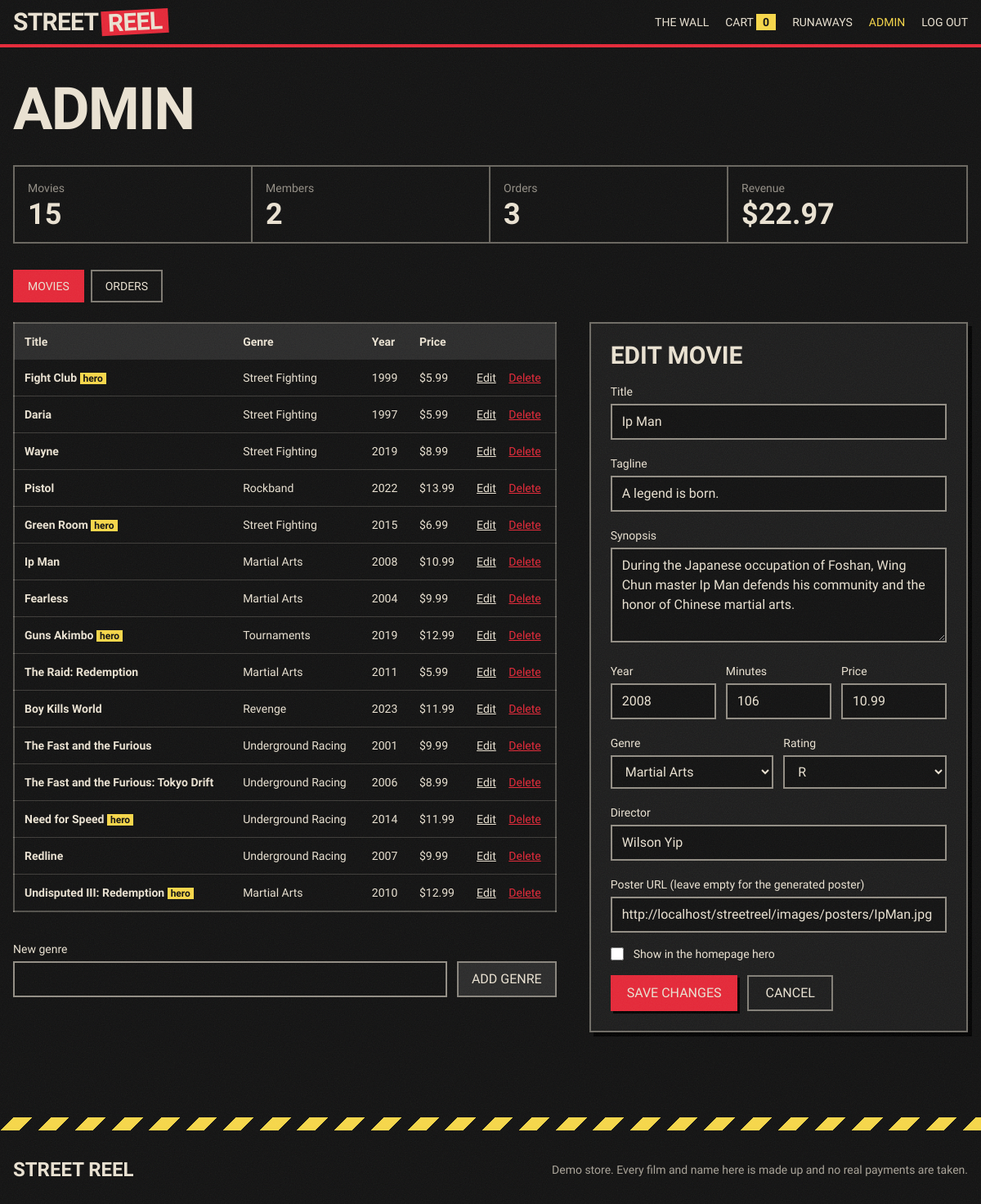
Page /admin.php?edit=10 (signed in) on the committed database.
### tables this page shows
CREATE TABLE `users` (
  `id` int(10) UNSIGNED NOT NULL,
  `name` varchar(60) NOT NULL,
  `email` varchar(190) NOT NULL,
  `password_hash` varchar(255) NOT NULL,
  `role` enum('user','admin') NOT NULL DEFAULT 'user',
  `created_at` timestamp NOT NULL DEFAULT current_timestamp()
);

CREATE TABLE `movies` (
  `id` int(10) UNSIGNED NOT NULL,
  `title` varchar(120) NOT NULL,
  `tagline` varchar(160) NOT NULL DEFAULT '',
  `synopsis` text NOT NULL,
  `release_year` smallint(5) UNSIGNED NOT NULL,
  `runtime_min` smallint(5) UNSIGNED NOT NULL,
  `rating` varchar(8) NOT NULL DEFAULT 'R',
  `director` varchar(80) NOT NULL,
  `price` decimal(8,2) NOT NULL,
  `genre_id` int(10) UNSIGNED DEFAULT NULL,
  `poster_url` varchar(255) DEFAULT NULL,
  `featured` tinyint(1) NOT NULL DEFAULT 0,
  `created_at` timestamp NOT NULL DEFAULT current_timestamp()
);

CREATE TABLE `genres` (
  `id` int(10) UNSIGNED NOT NULL,
  `name` varchar(60) NOT NULL,
  `slug` varchar(80) NOT NULL
);

### includes/bootstrap.php (called while the page is built, shortened)
<?php
require_once __DIR__ . '/db.php';
function e($v): string { return htmlspecialchars((string)$v, ENT_QUOTES | ENT_SUBSTITUTE, 'UTF-8'); }
function money($n): string { return CURRENCY . number_format((float)$n, 2); }
function current_user(): ?array {
    static $user = false;
    if ($user !== false) return $user;
    $user = null;
    if (!empty($_SESSION['uid'])) {
        $st = db()->prepare('SELECT id, name, email, role FROM users WHERE id = ?');
        $st->execute([$_SESSION['uid']]);
        $user = $st->fetch() ?: null;
    }
    return $user;
}
function require_login(): array {
    $u = current_user();
    return $u;
}
function require_admin(): array {
    $u = require_login();
    return $u;
}
function cart_count(?int $uid): int {
    $st = db()->prepare('SELECT COUNT(*) FROM cart_items WHERE user_id = ?');
    $st->execute([$uid]);
    return (int)$st->fetchColumn();
}

### includes/db.php (called while the page is built, shortened)
<?php
function db(): PDO {
    static $pdo = null;
    if ($pdo) return $pdo;
    try {
        $pdo = new PDO(
            'mysql:host=' . DB_HOST . ';dbname=' . DB_NAME . ';charset=utf8mb4',
            DB_USER, DB_PASS,
            [
                PDO::ATTR_ERRMODE            => PDO::ERRMODE_EXCEPTION,
                PDO::ATTR_DEFAULT_FETCH_MODE => PDO::FETCH_ASSOC,
                PDO::ATTR_EMULATE_PREPARES   => false,
            ]
        );
    } catch (PDOException $e) {
        http_response_code(500);
        $msg = 'Database unreachable. Start MySQL in XAMPP, check includes/config.php, then run install.php.';
        if (str_contains($_SERVER['SCRIPT_NAME'] ?? '', '/api/')) {
            header('Content-Type: application/json');
            echo json_encode(['error' => $msg]);
        } else {
            header('Content-Type: text/plain; charset=utf-8');
            echo $msg;
        }
        exit;
    }
    return $pdo;
}

### admin.php (the view, shortened to what this page needs)
<?php
require __DIR__ . '/includes/layout.php';
$admin = require_admin();
$pdo = db();
$ratings = ['G', 'PG', 'PG-13', 'R', 'NC-17', 'NR'];
$tab = ($_GET['tab'] ?? 'movies') === 'orders' ? 'orders' : 'movies';
$genres = $pdo->query('SELECT id, name FROM genres ORDER BY name')->fetchAll();
if (!isset($editing)) {
    $editing = ['id' => 0, 'title' => '', 'tagline' => '', 'synopsis' => '', 'release_year' => date('Y'), 'runtime_min' => 100,
                'rating' => 'R', 'director' => '', 'price' => '9.99', 'genre_id' => 0, 'poster_url' => '', 'featured' => 0];
    if (!empty($_GET['edit'])) {
        $st = $pdo->prepare('SELECT * FROM movies WHERE id = ?'); $st->execute([(int)$_GET['edit']]);
        if ($row = $st->fetch()) $editing = $row + ['poster_url' => ''];
        $editing['poster_url'] = $editing['poster_url'] ?? '';
    }
}
$movies = $pdo->query('SELECT m.id, m.title, m.release_year, m.price, m.featured, g.name AS genre FROM movies m LEFT JOIN genres g ON g.id = m.genre_id ORDER BY m.id DESC')->fetchAll();
$stats = [
    'Movies'  => (int)$pdo->query('SELECT COUNT(*) FROM movies')->fetchColumn(),
    'Members' => (int)$pdo->query('SELECT COUNT(*) FROM users')->fetchColumn(),
    'Orders'  => (int)$pdo->query("SELECT COUNT(*) FROM orders WHERE status='paid'")->fetchColumn(),
    'Revenue' => money($pdo->query("SELECT COALESCE(SUM(total),0) FROM orders WHERE status='paid'")->fetchColumn()),
];
$orders = $tab === 'orders'
    ? $pdo->query("SELECT o.id, o.total, o.payment_method, o.status, o.created_at, u.name, u.email FROM orders o JOIN users u ON u.id = o.user_id ORDER BY o.id DESC LIMIT 100")->fetchAll()
    : [];
$input = 'mt-1 w-full bg-asphalt border-2 border-paper/60 px-3 py-2 font-mono focus:border-hazard';
page_start('Admin');
echo h1('Admin');
?>
<dl class="mt-8 grid grid-cols-2 md:grid-cols-4 border-2 border-paper/40">
  <?php foreach ($stats as $label => $val): ?>
    <div class="p-4 border-b-2 md:border-b-0 border-r-2 last:border-r-0 border-paper/40"><dt class="font-mono text-sm text-paper/60"><?= e($label) ?></dt><dd class="font-display font-black text-4xl leading-none mt-1"><?= e($val) ?></dd></div>
  <?php endforeach; ?>
</dl>
<nav class="mt-8 flex gap-2 font-stencil uppercase text-sm" aria-label="Admin sections">
  <a href="admin.php" class="px-4 py-2 border-2 <?= $tab === 'movies' ? 'bg-blood border-blood' : 'border-paper/50 hover:border-hazard' ?>">Movies</a>
  <a href="admin.php?tab=orders" class="px-4 py-2 border-2 <?= $tab === 'orders' ? 'bg-blood border-blood' : 'border-paper/50 hover:border-hazard' ?>">Orders</a>
</nav>
<?php if ($tab === 'orders'): ?>
  <div class="mt-6 overflow-x-auto">
    <table class="w-full font-mono text-sm text-left border-2 border-paper/30">
      <thead class="bg-concrete"><tr><th class="p-3">Order</th><th class="p-3">Date</th><th class="p-3">Member</th><th class="p-3">Paid with</th><th class="p-3">Status</th><th class="p-3 text-right">Total</th></tr></thead>
      <tbody class="divide-y divide-paper/20">
      <?php foreach ($orders as $o): ?>
        <tr><td class="p-3 font-bold">#<?= (int)$o['id'] ?></td><td class="p-3 whitespace-nowrap"><?= e(date('M j, Y H:i', strtotime($o['created_at']))) ?></td><td class="p-3"><?= e($o['name']) ?> <span class="text-paper/60"><?= e($o['email']) ?></span></td><td class="p-3"><?= e($o['payment_method']) ?></td><td class="p-3"><?= e($o['status']) ?></td><td class="p-3 text-right font-bold"><?= money($o['total']) ?></td></tr>
      <?php endforeach; ?>
      <?php if (!$orders): ?><tr><td colspan="6" class="p-6 text-center text-paper/70">No orders yet.</td></tr><?php endif; ?>
      </tbody>
    </table>
  </div>
<?php else: ?>
<div class="mt-6 grid lg:grid-cols-12 gap-10">
  <section class="lg:col-span-7 overflow-x-auto">
    <table class="w-full font-mono text-sm text-left border-2 border-paper/30">
      <thead class="bg-concrete"><tr><th class="p-3">Title</th><th class="p-3">Genre</th><th class="p-3">Year</th><th class="p-3">Price</th><th class="p-3"><span class="sr-only">Actions</span></th></tr></thead>
      <tbody class="divide-y divide-paper/20">
      <?php foreach ($movies as $m): ?>
        <tr>
          <td class="p-3 font-bold"><?= e($m['title']) ?><?= $m['featured'] ? ' <span class="bg-hazard text-asphalt px-1 text-xs">hero</span>' : '' ?></td>
          <td class="p-3"><?= e($m['genre'] ?? '-') ?></td>
          <td class="p-3"><?= (int)$m['release_year'] ?></td>
          <td class="p-3"><?= money($m['price']) ?></td>
          <td class="p-3 whitespace-nowrap">
            <a href="admin.php?edit=<?= (int)$m['id'] ?>" class="underline hover:text-hazard">Edit</a>
            <form method="post" class="inline ml-3" onsubmit="return confirm('Delete <?= e(addslashes($m['title'])) ?>? This also clears it from carts.')">
              <button class="underline text-blood hover:text-paper">Delete</button>
            </form>
          </td>
        </tr>
      <?php endforeach; ?>
      </tbody>
    </table>
    <form method="post" class="mt-8 flex flex-wrap items-end gap-3">
      <label class="flex-1 min-w-[200px]"><span class="font-mono text-sm">New genre</span><input name="genre_name" maxlength="60" class="<?= $input ?>"></label>
      <button class="bg-concrete border-2 border-paper/50 font-stencil uppercase px-4 py-2 hover:border-hazard">Add genre</button>
    </form>
  </section>
  <section class="lg:col-span-5">
    <form method="post" class="bg-charcoal border-2 border-paper/40 p-6 slab space-y-4" id="movieForm">
      <h2 class="font-display font-black uppercase text-3xl leading-none"><?= $editing['id'] ? 'Edit movie' : 'Add a movie' ?></h2>
      <label class="block"><span class="font-mono text-sm">Title</span><input name="title" required maxlength="120" value="<?= e($editing['title']) ?>" class="<?= $input ?>"></label>
      <label class="block"><span class="font-mono text-sm">Tagline</span><input name="tagline" maxlength="160" value="<?= e($editing['tagline']) ?>" class="<?= $input ?>"></label>
      <label class="block"><span class="font-mono text-sm">Synopsis</span><textarea name="synopsis" required rows="4" class="<?= $input ?>"><?= e($editing['synopsis']) ?></textarea></label>
      <div class="grid grid-cols-3 gap-3">
        <label class="block"><span class="font-mono text-sm">Year</span><input name="release_year" type="number" min="1900" max="2100" required value="<?= e($editing['release_year']) ?>" class="<?= $input ?>"></label>
        <label class="block"><span class="font-mono text-sm">Minutes</span><input name="runtime_min" type="number" min="1" max="600" required value="<?= e($editing['runtime_min']) ?>" class="<?= $input ?>"></label>
        <label class="block"><span class="font-mono text-sm">Price</span><input name="price" type="number" step="0.01" min="0" max="9999" required value="<?= e($editing['price']) ?>" class="<?= $input ?>"></label>
      </div>
      <div class="grid grid-cols-2 gap-3">
        <label class="block"><span class="font-mono text-sm">Genre</span>
          <select name="genre_id" required class="<?= $input ?>"><option value="">Pick one</option>
            <?php foreach ($genres as $g): ?><option value="<?= (int)$g['id'] ?>" <?= (int)$editing['genre_id'] === (int)$g['id'] ? 'selected' : '' ?>><?= e($g['name']) ?></option><?php endforeach; ?>
          </select></label>
        <label class="block"><span class="font-mono text-sm">Rating</span>
          <select name="rating" class="<?= $input ?>"><?php foreach ($ratings as $r): ?><option <?= $editing['rating'] === $r ? 'selected' : '' ?>><?= e($r) ?></option><?php endforeach; ?></select></label>
      </div>
      <label class="block"><span class="font-mono text-sm">Director</span><input name="director" required maxlength="80" value="<?= e($editing['director']) ?>" class="<?= $input ?>"></label>
      <label class="block"><span class="font-mono text-sm">Poster URL (leave empty for the generated poster)</span><input name="poster_url" type="url" maxlength="255" value="<?= e($editing['poster_url']) ?>" class="<?= $input ?>"></label>
      <label class="flex items-center gap-3 font-mono text-sm"><input type="checkbox" name="featured" value="1" <?= !empty($editing['featured']) ? 'checked' : '' ?> class="accent-[#E32636] w-4 h-4"> Show in the homepage hero</label>
      <div class="flex gap-3">
        <button class="bg-blood font-stencil uppercase px-5 py-2 slab-sm press"><?= $editing['id'] ? 'Save changes' : 'Add movie' ?></button>
        <?php if ($editing['id']): ?><a href="admin.php" class="font-stencil uppercase px-5 py-2 border-2 border-paper/50 hover:border-hazard">Cancel</a><?php endif; ?>
      </div>
    </form>
  </section>
</div>
<?php endif; ?>
<?php page_end();

### includes/layout.php (shortened to what this page needs)
<?php
require_once __DIR__ . '/bootstrap.php';
function brand_html(): string {
    $parts = explode(' ', BRAND_NAME, 2);
    return '<span>' . e($parts[0]) . '</span><span class="bg-blood text-paper px-2 -rotate-3 inline-block ml-1">' . e($parts[1]) . '</span>';
}
function page_start(string $title, string $main = 'max-w-7xl'): void {
    $u = current_user();
    $count = cart_count($u['id'] ?? null);
    ?><!doctype html>
<html lang="en">
<head>
<script src="https://cdn.tailwindcss.com"></script>
</head>
<body class="font-body antialiased">
<header class="sticky top-0 z-40 bg-asphalt border-b-4 border-blood">
  <div class="mx-auto max-w-7xl px-4 py-3 flex items-center gap-x-5 gap-y-1 flex-wrap">
    <a href="index.html" class="font-display font-black uppercase text-3xl leading-none tracking-tight flex items-center"><?= brand_html() ?></a>
    <nav class="ml-auto flex items-center gap-x-5 gap-y-1 flex-wrap font-stencil text-sm uppercase" aria-label="Main">
      <a href="index.html#wall" class="hover:text-hazard">The wall</a>
      <a href="cart.php" class="hover:text-hazard">Cart <span class="inline-block min-w-[1.5rem] text-center bg-hazard text-asphalt font-mono font-bold px-1"><?= $count ?></span></a>
      <?php if ($u): ?>
        <a href="account.php" class="hover:text-hazard"><?= e($u['name']) ?></a>
        <?php if ($u['role'] === 'admin'): ?><a href="admin.php" class="text-hazard hover:underline">Admin</a><?php endif; ?>
        <form action="logout.php" method="post" class="inline"><?= csrf_field() ?><button class="hover:text-blood uppercase">Log out</button></form>
      <?php else: ?>
        <a href="login.php" class="hover:text-hazard">Log in</a>
        <a href="register.php" class="bg-blood px-3 py-1 slab-sm press">Sign up</a>
      <?php endif; ?>
    </nav>
  </div>
</header>
<main id="main" class="mx-auto <?= e($main) ?> px-4 py-10">
<?php
}
function page_end(): void { ?>
</main>
<footer class="mt-16">
  <div class="hazard h-4"></div>
  <div class="mx-auto max-w-7xl px-4 py-8 flex flex-wrap items-center justify-between gap-4 font-mono text-sm text-paper/70">
    <span class="font-display font-black uppercase text-2xl text-paper"><?= e(BRAND_NAME) ?></span>
    <span>Demo store. Every film and name here is made up and no real payments are taken.</span>
  </div>
</footer>
</body>
</html>
<?php
}
function h1(string $text, string $extra = ''): string {
    return '<h1 class="font-display font-black uppercase leading-[.85] tracking-tight text-5xl sm:text-7xl ' . $extra . '">' . e($text) . '</h1>';
}

### includes/layout.php (style rules this page uses)
:root { --asphalt:#101010;--charcoal:#1B1B1B;--concrete:#292929;--blood:#E32636;--paper:#E8E0D0;--hazard:#F5D547 }
html { background:var(--asphalt) }
body { background:var(--asphalt);color:var(--paper);font-family:'Barlow',system-ui,sans-serif;min-height:100vh }
body::before { content:"";position:fixed;inset:0;z-index:55;pointer-events:none;opacity:.08;mix-blend-mode:screen; }
.hazard { background:repeating-linear-gradient(-45deg,var(--hazard) 0 16px,var(--asphalt) 16px 32px) }
.slab { box-shadow:5px 5px 0 #000 }
.slab-sm { box-shadow:3px 3px 0 #000 }
.press { transition:transform .08s,box-shadow .08s }

### rows in the picture
users: name "RUNAWAYS"
movies: title "Fight Club", featured "hero", genre.name "Street Fighting", release_year "1999", price "$5.99"
movies: title "Daria", genre.name "Street Fighting", release_year "1997", price "$5.99"
movies: title "Wayne", genre.name "Street Fighting", release_year "2019", price "$8.99"
movies: title "Pistol", genre.name "Rockband", release_year "2022", price "$13.99"
movies: title "Green Room", featured "hero", genre.name "Street Fighting", release_year "2015", price "$6.99"
movies: title "Ip Man", genre.name "Martial Arts", release_year "2008", price "$10.99", tagline "A legend is born.", synopsis "During the Japanese occupation of Foshan, Wing Chun master Ip Man defends his community and the honor of Chinese martial arts.", runtime_min "106", price "10.99", genre_id "Martial Arts", director "Wilson Yip", poster_url "http://localhost/streetreel/images/posters/IpMan.jpg"
movies: title "Fearless", genre.name "Martial Arts", release_year "2004", price "$9.99"
movies: title "Guns Akimbo", featured "hero", genre.name "Tournaments", release_year "2019", price "$12.99"
movies: title "The Raid: Redemption", genre.name "Martial Arts", release_year "2011", price "$5.99"
movies: title "Boy Kills World", genre.name "Revenge", release_year "2023", price "$11.99"
movies: title "The Fast and the Furious", genre.name "Underground Racing", release_year "2001", price "$9.99"
movies: title "The Fast and the Furious: Tokyo Drift", genre.name "Underground Racing", release_year "2006", price "$8.99"
movies: title "Need for Speed", featured "hero", genre.name "Underground Racing", release_year "2014", price "$11.99"
movies: title "Redline", genre.name "Underground Racing", release_year "2007", price "$9.99"
movies: title "Undisputed III: Redemption", featured "hero", genre.name "Martial Arts", release_year "2010", price "$12.99"

### other values in the picture
$parts[0] "STREET"
$parts[1] "REEL"
$count "0"
$text "ADMIN"
$label "Movies"
$val "15"
$label "Members"
$val "2"
$label "Orders"
$val "3"
$label "Revenue"
$val "$22.97"
BRAND_NAME "STREET REEL"
form field rating "R"
